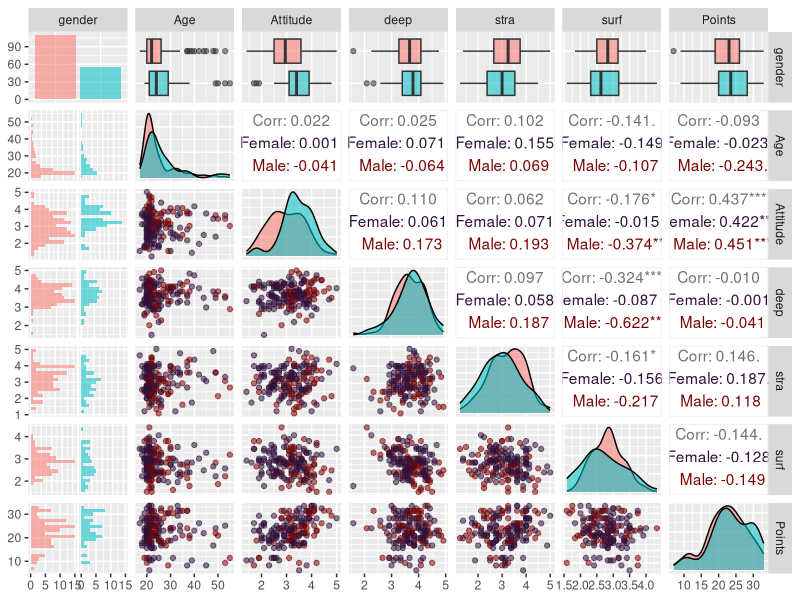
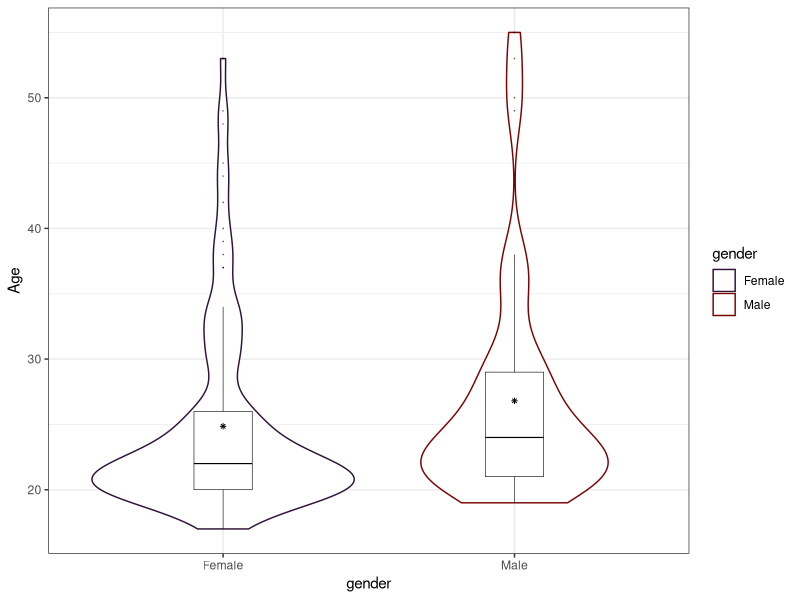
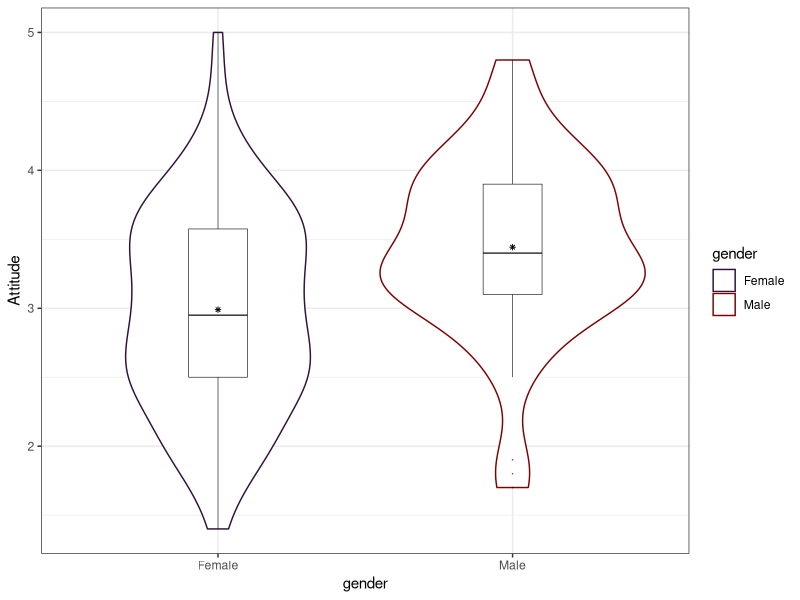
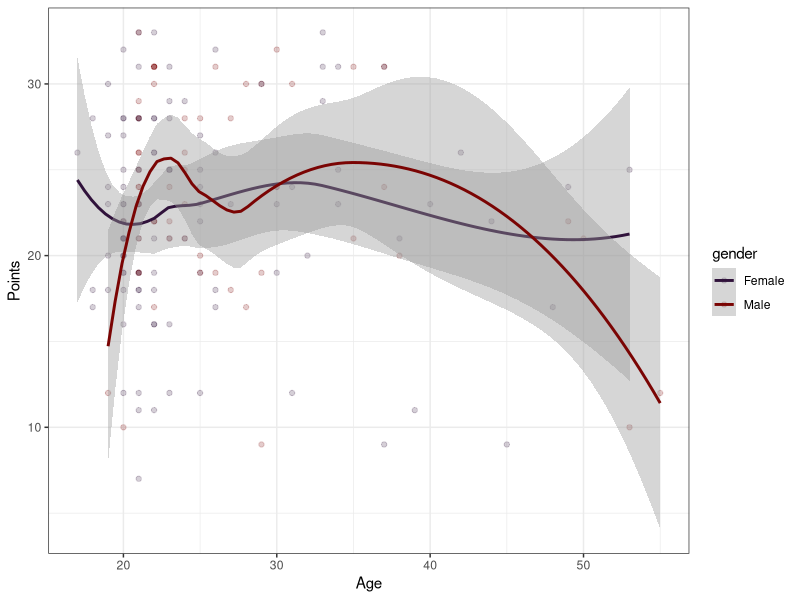
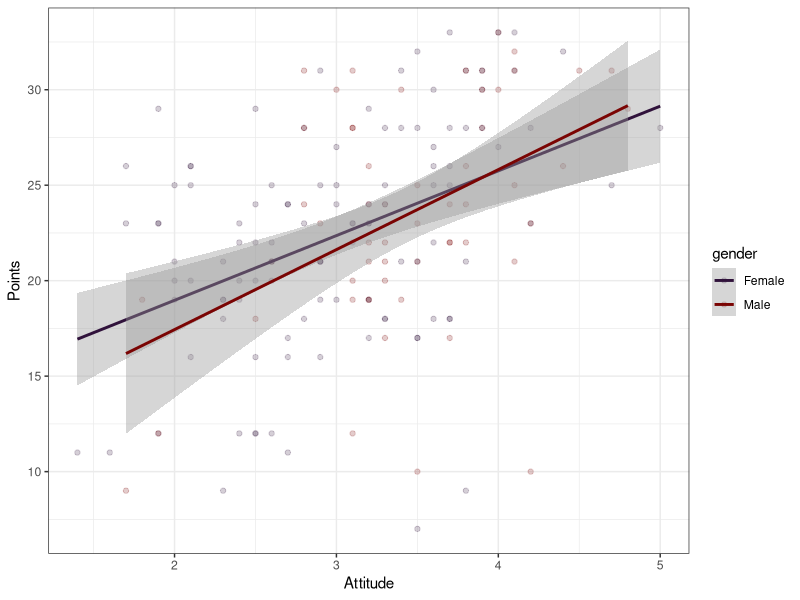
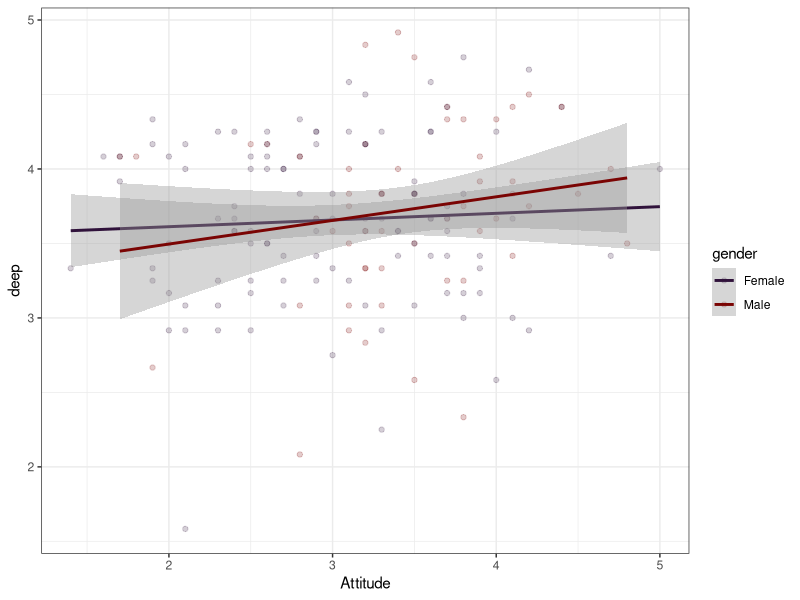
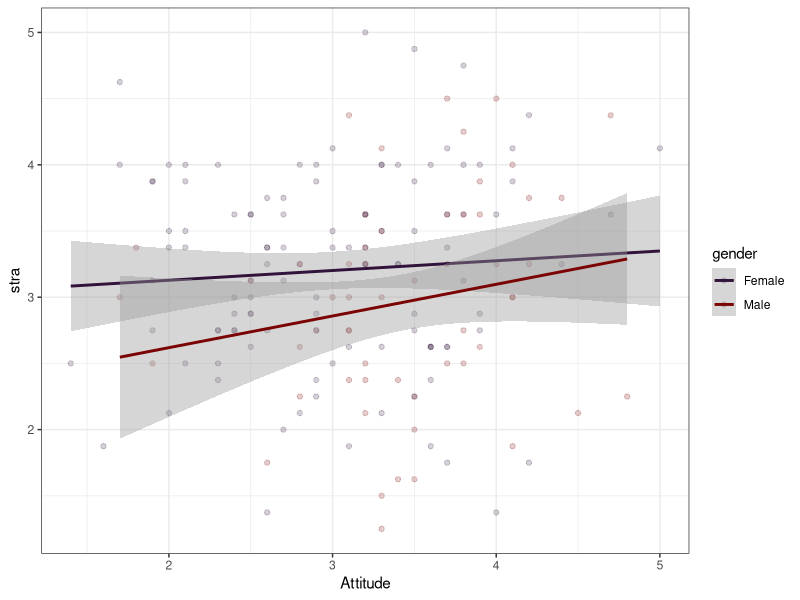
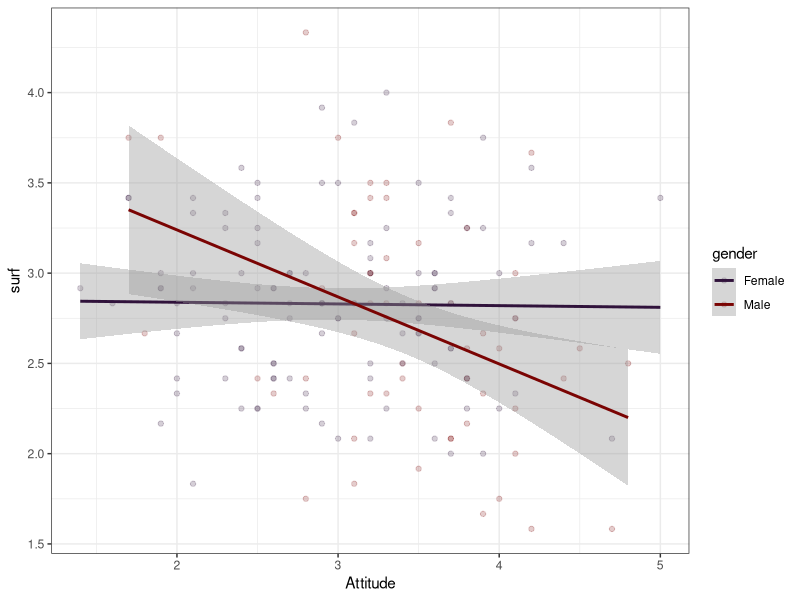

Recreate these plots in R, in order.
## ---- chunk 1

setwd("C:/Users/rekar/Documents/Road to PhD/Kurssit/Open data science/IODS-project/data")
lrn <- read.csv("lrn.csv")



library(tidyverse)
library(viridis)

#Rename gender variable for plotting purposes
lrn <- 
  lrn %>%
  mutate(gender=recode(gender, "M"="Male", "F"="Female"))




head(lrn)
## ---- chunk 2
#Using the psych library for extensive summary 
library(psych)
library(GGally)
describe(lrn)



ggpairs(lrn, mapping = aes(col=gender, alpha=0.2), lower=list(combo = wrap("facethist", bins =20))) + scale_colour_viridis_d(option = "H")

#Age * sex
lrn %>%
  ggplot(aes(gender, Age, colour=gender)) +
  geom_violin() +
  scale_colour_viridis_d(option="H") +
    geom_boxplot(width=0.2, size=0.2, color="black", alpha=0.4, outlier.size = 0) +
    stat_summary(fun=mean, geom="point", size=1, color="black", shape=8) +
  theme_bw() 
  

#Attitud * Sex
lrn %>%
  ggplot(aes(gender, Attitude, color=gender)) +
  geom_violin() +
  scale_colour_viridis_d(option="H") +
    geom_boxplot(width=0.2, size=0.2, color="black", alpha=0.4, outlier.size = 0) +
    stat_summary(fun=mean, geom="point", size=1, color="black", shape=8) +
  theme_bw()

#Age's relation to points
lrn %>%
  ggplot(aes(Age, Points, color=gender)) +
  geom_point(alpha=0.2) +
  geom_smooth(method=loess) +
  scale_colour_viridis_d(option="H") +
  theme_bw()




#Attitude * points
lrn %>%
  ggplot(aes(Attitude, Points, color=gender)) +
  geom_point(alpha=0.2) +
  geom_smooth(method=lm) +
  scale_colour_viridis_d(option="H") +
  theme_bw()


#Attitude * learning style deep
lrn %>%
  ggplot(aes(Attitude, deep, color=gender)) +
  geom_point(alpha=0.2) +
  geom_smooth(method=lm) +
  scale_colour_viridis_d(option="H") +
  theme_bw()


#Attitude * learning strategy
lrn %>%
  ggplot(aes(Attitude, stra, color=gender)) +
  geom_point(alpha=0.2) +
  geom_smooth(method=lm) +
  scale_colour_viridis_d(option="H") +
  theme_bw()

#attitude + surface learning style
lrn %>%
  ggplot(aes(Attitude, surf, color=gender)) +
  geom_point(alpha=0.2) +
  geom_smooth(method=lm) +
  scale_colour_viridis_d(option="H") +
  theme_bw()



#Learning style deep * points

lrn %>%
  ggplot(aes(deep, Points, color=gender)) +
  geom_point(alpha=0.2) +
  geom_smooth(method=lm) +
  scale_colour_viridis_d(option="H") +
  theme_bw()

lrn %>%
  ggplot(aes(stra, Points, color=gender)) +
  geom_point(alpha=0.2) +
  geom_smooth(method=lm) +
  scale_colour_viridis_d(option="H") +
  theme_bw()

lrn %>%
  ggplot(aes(surf, Points, color=gender)) +
  geom_point(alpha=0.2) +
  geom_smooth(method=lm) +
  scale_colour_viridis_d(option="H") +
  theme_bw()









  
  
## ---- chunk 3

lfit <- lm(Points ~ Attitude + surf + stra, data=lrn)

summary(lfit)

#removing NS IV's

lfit2 <- lm(Points ~ Attitude, data=lrn)

summary(lfit2)





## ---- chunk 4
par(mfrow = c(2,2))
plot(lfit2, which=c(1,2,5))


